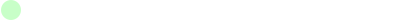
Frame 1 (no input)
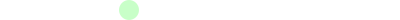
Frame 60 (the mouse pressed at the canvas centre just before this capture)
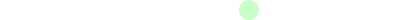
Frame 120 (the mouse held since frame 60 and released just before this capture)

The Processing sketch that drew these frames (run headless with seeded random() and noise(); from frame 60 on, the mouse is pressed at the canvas centre):

// Processing sketch: fp_pg_q_07_01
// ── fp_pg_q_07_01.pde
// 問題 7.1 例題 7.1 の速度を倍にしたアニメーションを作成せよ．
private float x = 1;
private float vx = 1;
private float spd_rate = 2;
private float d = 20;

void setup(){
  size(400, 20);
  smooth();
  background(255, 255, 255);
  ellipseMode(CORNER);
  frameRate(30);
}

void draw(){
  background(255, 255, 255);
  noStroke();
  fill(200, 255, 200);
  ellipse(x, 0, d, d);
  x += (vx * spd_rate);
  if(width < x){
    x = 1;
  }
}
